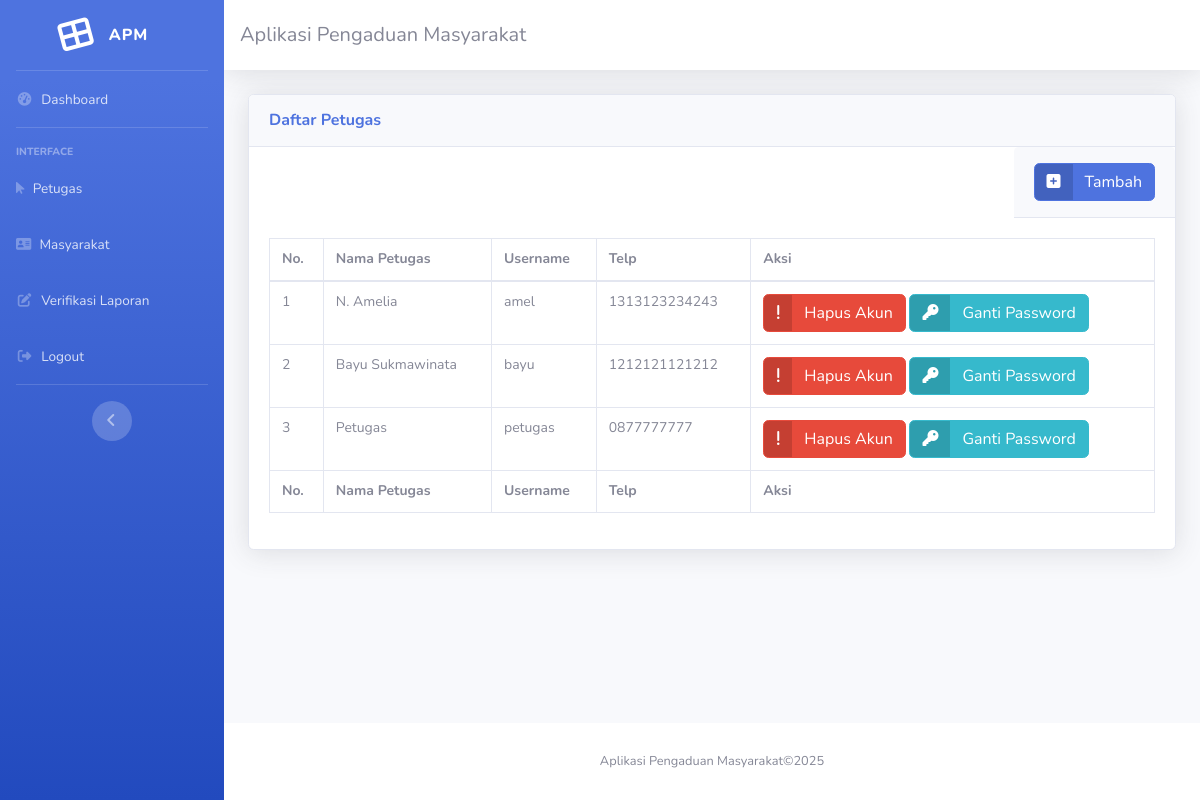
Page /admin/admin.php?url=petugas (signed in) on the committed database.
### tables this page shows
CREATE TABLE `petugas` (
  `id_petugas` int(11) NOT NULL,
  `nama_petugas` varchar(35) NOT NULL,
  `username` varchar(25) NOT NULL,
  `password` varchar(32) NOT NULL,
  `telp` varchar(13) NOT NULL,
  `level` enum('','admin','petugas') NOT NULL
);

### admin/petugas.php (the view)
<div class="card shadow mb-4">
    <div class="card-header py-3">
        <h6 class="m-0 font-weight-bold text-primary">Daftar Petugas</h6>
    </div>
    <div class="d-flex justify-content-end">
    <div class="card-header py-3">
    <a href="?url=tambah-petugas"class="btn btn-primary btn-icon-split">
            <span class="icon text-white-5">
                <i class="	fa fa-plus-square"></i>
            </span>
            <span class="text"> Tambah </span>
        </a>
    </div>
</div>
    <div class="card-body" style="font-size: 14px;">
        <div class="table-responsive">
            <table class="table table-bordered" id="dataTable" width="100%" cellspacing="0">
                <thead>
                    <tr>
                        <th>No.</th>
                        <th>Nama Petugas</th>
                        <th>Username</th>
                        <th>Telp</th>
                        <th>Aksi</th>
                    </tr>
                </thead>
                <tfoot>
                    <tr>
                        <th>No.</th>
                        <th>Nama Petugas</th>
                        <th>Username</th>
                        <th>Telp</th>
                        <th>Aksi</th>
                    </tr>
                </tfoot>
                <tbody>
                    <?php
                    include '../koneksi.php';
                    $sql = "SELECT*FROM petugas WHERE id_petugas ORDER BY id_petugas DESC";
                    $query = mysqli_query($koneksi, $sql);
                    $no = 1;
                    while ($data = mysqli_fetch_array($query)) {
                        if($data['level'] != 'admin'): ?>
                        <tr>
                            <td><?= $no++; ?></td>
                            <td><?= $data['nama_petugas']; ?></td>
                            <td><?= $data['username']; ?></td>
                            <td><?= $data['telp']; ?></td>
                            <td>
                                <a href="?url=hapus-petugas&id_petugas=<?= $data['id_petugas']; ?>" class="btn btn-danger btn-icon-split" onclick="return confirm('Yakin ingin menghapus akun ini?')">
                                    <span class="icon text-white-5">
                                        <i class="fa fa-exclamation"></i>
                                    </span>
                                    <span class="text"> Hapus Akun </span>
                                </a>
                                <a href="?url=ganti-password-petugas&id_petugas=<?= $data['id_petugas']; ?>" class="btn btn-info btn-icon-split">
                                    <span class="icon text-white-5">
                                        <i class="fa fa-key"></i>
                                    </span>
                                    <span class="text"> Ganti Password </span>
                                </a>
                            </td>
                        </tr>
                        <?php endif; ?>
                    <?php
                    }
                    ?>
                </tbody>
            </table>
        </div>
    </div>
</div>

### rows in the picture
petugas: nama_petugas "N. Amelia", username "amel", telp "1313123234243"
petugas: nama_petugas "Bayu Sukmawinata", username "bayu", telp "1212121121212"
petugas: nama_petugas "Petugas", username "petugas", telp "0877777777"
